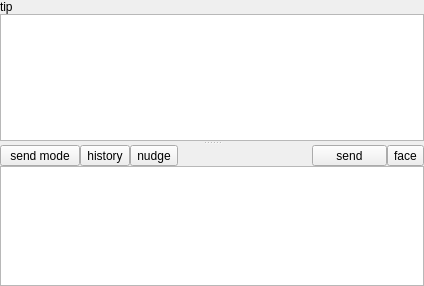
<?xml version="1.0" encoding="UTF-8"?>
<ui version="4.0">
 <class>MsgSend</class>
 <widget class="QWidget" name="MsgSend">
  <property name="windowModality">
   <enum>Qt::NonModal</enum>
  </property>
  <property name="geometry">
   <rect>
    <x>0</x>
    <y>0</y>
    <width>424</width>
    <height>286</height>
   </rect>
  </property>
  <property name="windowTitle">
   <string>messageSend</string>
  </property>
  <property name="styleSheet">
   <string notr="true"/>
  </property>
  <layout class="QVBoxLayout" name="verticalLayout">
   <property name="spacing">
    <number>0</number>
   </property>
   <property name="margin">
    <number>0</number>
   </property>
   <item>
    <widget class="QLabel" name="Ac_Status">
     <property name="frameShape">
      <enum>QFrame::NoFrame</enum>
     </property>
     <property name="text">
      <string>tip</string>
     </property>
     <property name="textFormat">
      <enum>Qt::RichText</enum>
     </property>
     <property name="wordWrap">
      <bool>true</bool>
     </property>
    </widget>
   </item>
   <item>
    <widget class="QSplitter" name="splitter">
     <property name="orientation">
      <enum>Qt::Vertical</enum>
     </property>
     <widget class="QTextEdit" name="MsgBrowser">
      <property name="focusPolicy">
       <enum>Qt::ClickFocus</enum>
      </property>
      <property name="styleSheet">
       <string notr="true"/>
      </property>
      <property name="lineWidth">
       <number>2</number>
      </property>
      <property name="verticalScrollBarPolicy">
       <enum>Qt::ScrollBarAsNeeded</enum>
      </property>
      <property name="autoFormatting">
       <set>QTextEdit::AutoAll</set>
      </property>
      <property name="tabChangesFocus">
       <bool>false</bool>
      </property>
      <property name="undoRedoEnabled">
       <bool>true</bool>
      </property>
      <property name="readOnly">
       <bool>true</bool>
      </property>
      <property name="html">
       <string>&lt;!DOCTYPE HTML PUBLIC &quot;-//W3C//DTD HTML 4.0//EN&quot; &quot;http://www.w3.org/TR/REC-html40/strict.dtd&quot;&gt;
&lt;html&gt;&lt;head&gt;&lt;meta name=&quot;qrichtext&quot; content=&quot;1&quot; /&gt;&lt;style type=&quot;text/css&quot;&gt;
p, li { white-space: pre-wrap; }
&lt;/style&gt;&lt;/head&gt;&lt;body style=&quot; font-family:'Sans'; font-size:10pt; font-weight:400; font-style:normal;&quot;&gt;
&lt;p style=&quot;-qt-paragraph-type:empty; margin-top:0px; margin-bottom:0px; margin-left:0px; margin-right:0px; -qt-block-indent:0; text-indent:0px; font-family:'Sans Serif'; font-size:9pt;&quot;&gt;&lt;/p&gt;
&lt;p style=&quot;-qt-paragraph-type:empty; margin-top:0px; margin-bottom:0px; margin-left:0px; margin-right:0px; -qt-block-indent:0; text-indent:0px; font-family:'Sans Serif'; font-size:9pt;&quot;&gt;&lt;/p&gt;&lt;/body&gt;&lt;/html&gt;</string>
      </property>
      <property name="overwriteMode">
       <bool>true</bool>
      </property>
      <property name="textInteractionFlags">
       <set>Qt::TextSelectableByMouse</set>
      </property>
     </widget>
     <widget class="QWidget" name="layoutWidget">
      <layout class="QGridLayout" name="gridLayout">
       <property name="spacing">
        <number>0</number>
       </property>
       <item row="0" column="0">
        <widget class="QToolButton" name="btnSwitchSendMode">
         <property name="sizePolicy">
          <sizepolicy hsizetype="Fixed" vsizetype="Fixed">
           <horstretch>0</horstretch>
           <verstretch>0</verstretch>
          </sizepolicy>
         </property>
         <property name="minimumSize">
          <size>
           <width>80</width>
           <height>0</height>
          </size>
         </property>
         <property name="toolTip">
          <string>switch send mode</string>
         </property>
         <property name="text">
          <string>send mode</string>
         </property>
         <property name="checkable">
          <bool>true</bool>
         </property>
        </widget>
       </item>
       <item row="0" column="1">
        <widget class="QToolButton" name="btnHistory">
         <property name="text">
          <string>history</string>
         </property>
        </widget>
       </item>
       <item row="0" column="2">
        <widget class="QToolButton" name="btnNudge">
         <property name="text">
          <string>nudge</string>
         </property>
        </widget>
       </item>
       <item row="0" column="3">
        <spacer>
         <property name="sizePolicy">
          <sizepolicy hsizetype="Minimum" vsizetype="Minimum">
           <horstretch>0</horstretch>
           <verstretch>0</verstretch>
          </sizepolicy>
         </property>
         <property name="orientation">
          <enum>Qt::Horizontal</enum>
         </property>
         <property name="sizeHint" stdset="0">
          <size>
           <width>108</width>
           <height>17</height>
          </size>
         </property>
        </spacer>
       </item>
       <item row="0" column="4">
        <widget class="QLabel" name="input_nm">
         <property name="sizePolicy">
          <sizepolicy hsizetype="Preferred" vsizetype="Preferred">
           <horstretch>0</horstretch>
           <verstretch>0</verstretch>
          </sizepolicy>
         </property>
         <property name="text">
          <string/>
         </property>
        </widget>
       </item>
       <item row="0" column="5">
        <widget class="QToolButton" name="btnSend">
         <property name="minimumSize">
          <size>
           <width>75</width>
           <height>0</height>
          </size>
         </property>
         <property name="text">
          <string>send</string>
         </property>
        </widget>
       </item>
       <item row="0" column="6">
        <widget class="QToolButton" name="btnFace">
         <property name="text">
          <string>face</string>
         </property>
        </widget>
       </item>
       <item row="1" column="0" colspan="7">
        <widget class="QTextEdit" name="MsgEdit">
         <property name="sizePolicy">
          <sizepolicy hsizetype="Expanding" vsizetype="Expanding">
           <horstretch>0</horstretch>
           <verstretch>0</verstretch>
          </sizepolicy>
         </property>
         <property name="styleSheet">
          <string notr="true"/>
         </property>
         <property name="tabChangesFocus">
          <bool>false</bool>
         </property>
         <property name="acceptRichText">
          <bool>false</bool>
         </property>
        </widget>
       </item>
      </layout>
     </widget>
    </widget>
   </item>
  </layout>
 </widget>
 <resources/>
 <connections/>
</ui>
